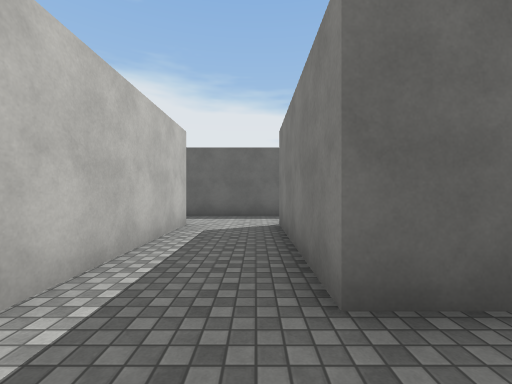
View 1 (above)

23 first-person views from a walk through a scene from a Unity 3-D project. The camera is 1.4 m above the floor, looks level and sees 90° across. The floor is counted in squares, 2 m on a side. Each view is taken from the middle of a square. On the plan, view 1 faces up. The plan holds only what a view shows up to about 9 squares ahead; the rest is blank. The place goes on beyond the plan. Surface patterns are stand-ins for the level's own textures.

View 2
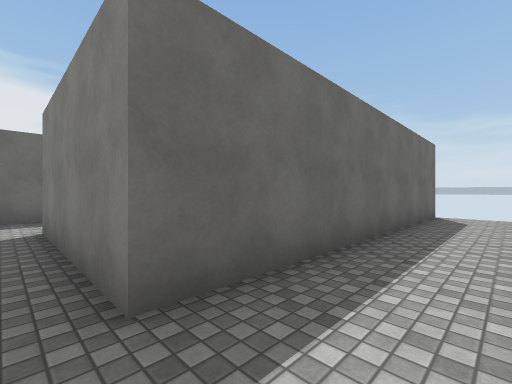

View 3
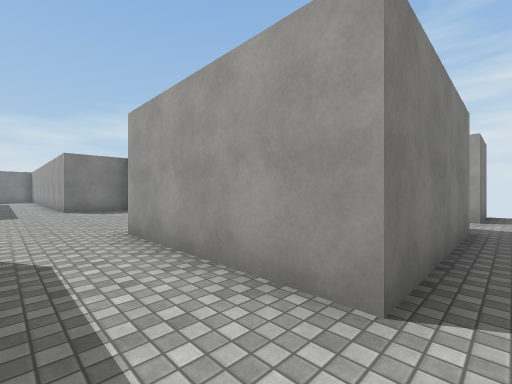

View 4
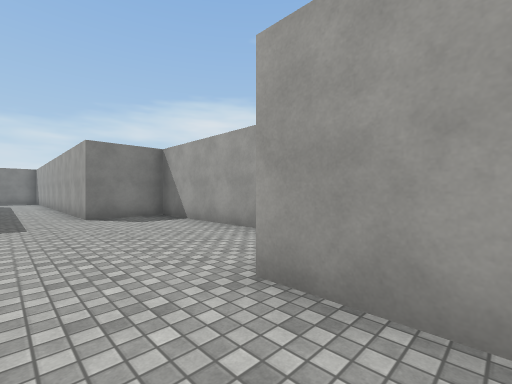

View 5
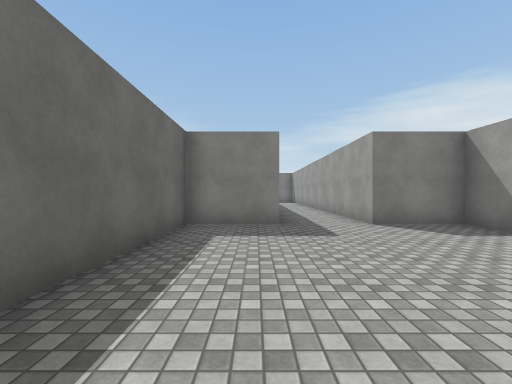

View 6
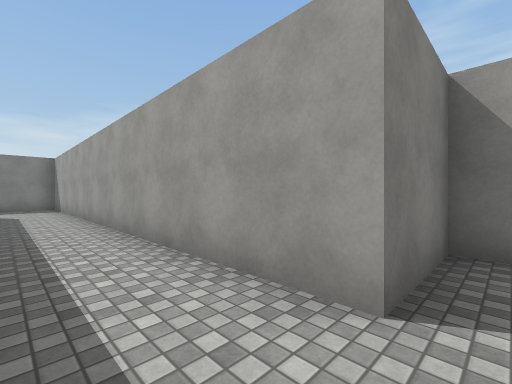

View 7
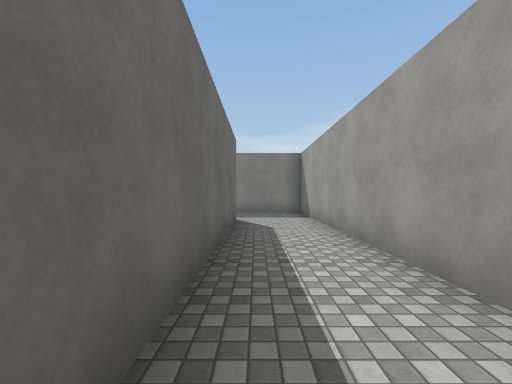

View 8
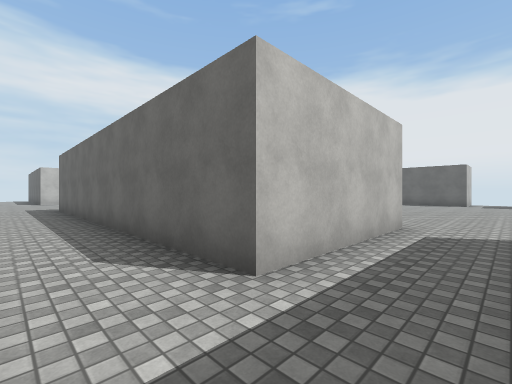

View 9
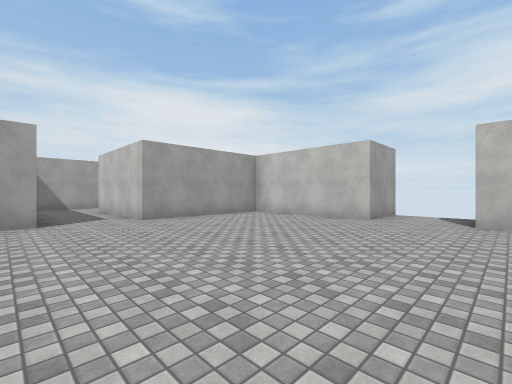

View 10
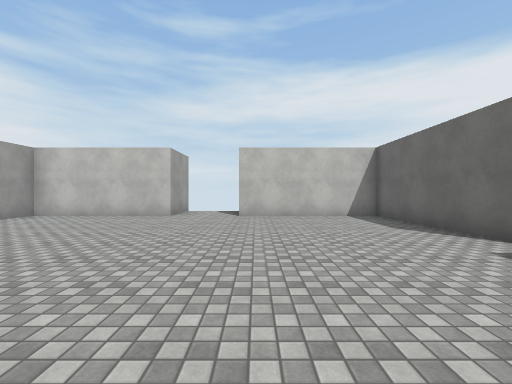

View 11
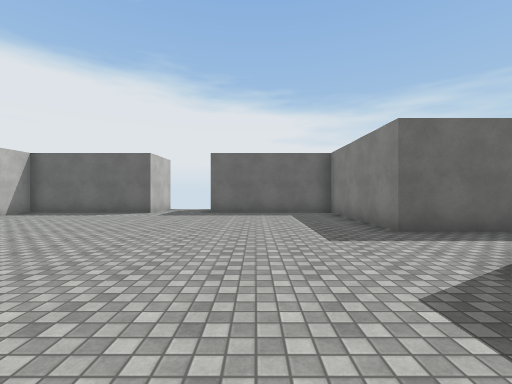

View 12
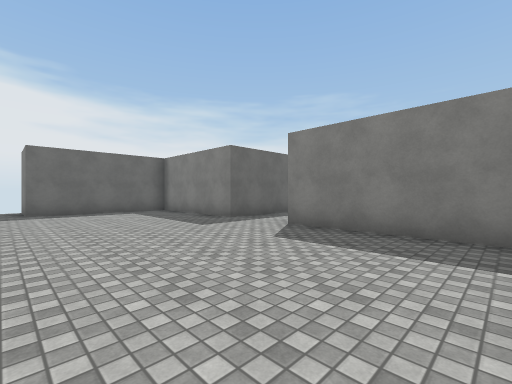

View 13
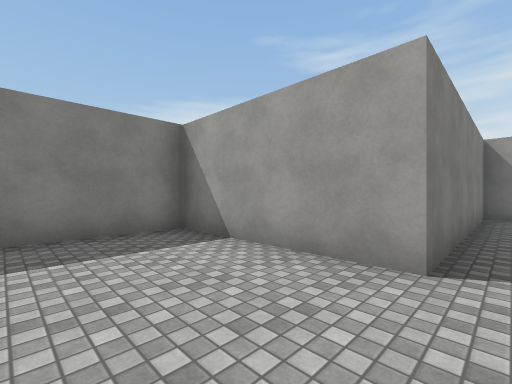

View 14
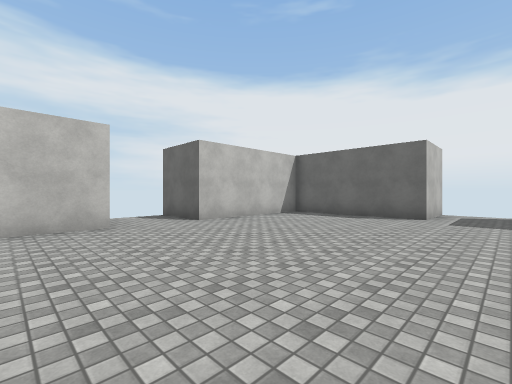

View 15
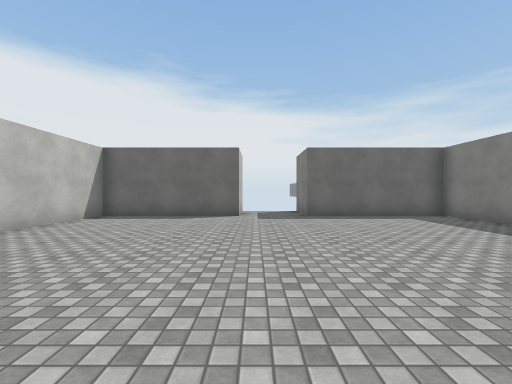

View 16
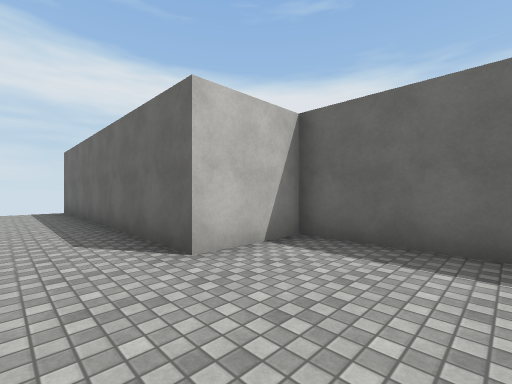

View 17
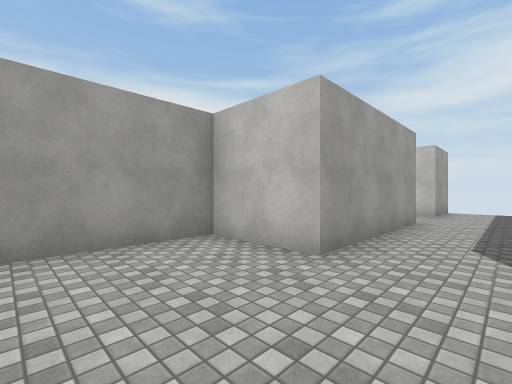

View 18
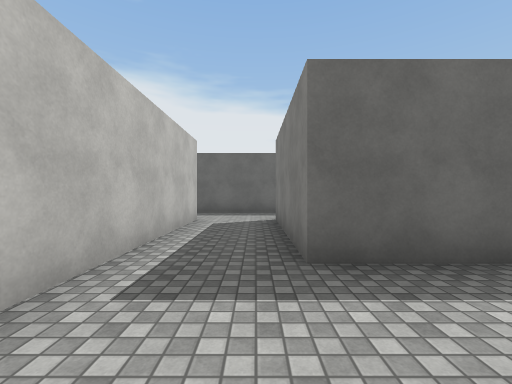

View 19
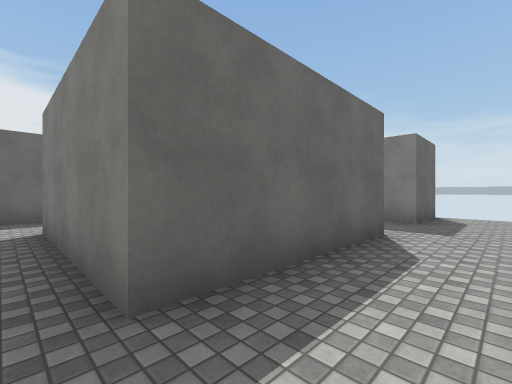

View 20
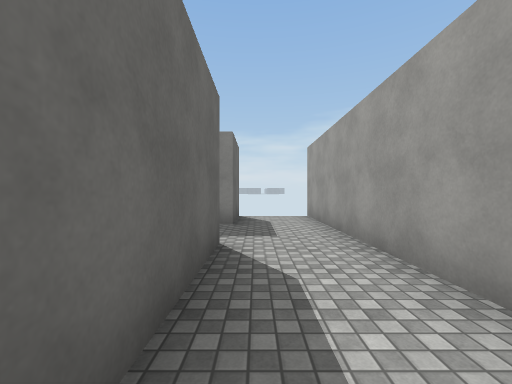

View 21
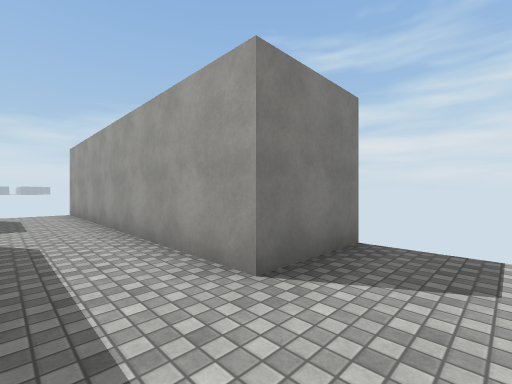

View 22
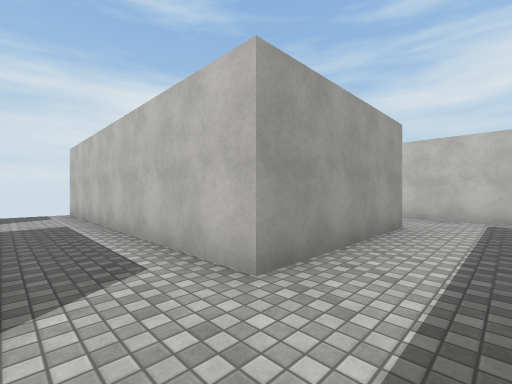

View 23
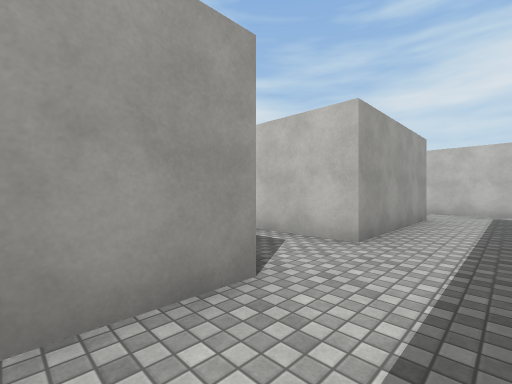

### Floor plan
Ten units are one square. View 1 is at (0, 0); x grows to the right and y downward. Boxes are objects, and circles mark ways between rooms. Rooms are numbered by the first view taken in them; rooms with no view inside come last. Other rooms are left out.
<svg viewBox="-40 -239 330 329">
<path fill="none" stroke="#000" d="M86 -15 5 -15 5 -55 45 -55 45 -35 105 -35 105 -55 225 -55 225 -115M105 -74 105 -95 45 -95 45 -75 -35 -75M105 45 65 45 65 5 80 5M5 25 5 5 45 5 45 85M146 45 125 45 125 37M-34 -55 -15 -55 -15 11M65 85 65 65 145 65M205 -115 205 -75 109 -75M225 -115 265 -115 265 -155M205 -234 205 -215 165 -215 165 -175 145 -175M145 -155 165 -155 165 -115 205 -115M285 -175 265 -175 265 -215 225 -215 225 -231"/>
<circle cx="215" cy="-110" r="3" fill="#2a7"/>
<text x="80" y="-40">1</text>
<text x="210" y="-170">2</text>
</svg>
Room 1 opens to room 2.

Where each view was taken, in squares from view 1:
view 1: 0 up, 0 right, facing up
view 2: 0 up, 0 right, facing up-right
view 3: 7 up, 0 right, facing down-right
view 4: 7 up, 3 right, facing down-right
view 5: 8 up, 5 right, facing right
view 6: 7 up, 10 right, facing down-right
view 7: 7 up, 14 right, facing right
view 8: 6 up, 22 right, facing up-left
view 9: 18 up, 23 right, facing down-left
view 10: 18 up, 24 right, facing left
view 11: 13 up, 24 right, facing up
view 12: 12 up, 22 right, facing up-right
view 13: 14 up, 22 right, facing down-right
view 14: 14 up, 22 right, facing up-left
view 15: 14 up, 21 right, facing up
view 16: 6 up, 7 right, facing up-left
view 17: 7 up, 7 right, facing down-left
view 18: 7 down, 6 right, facing up
view 19: 6 down, 6 right, facing up-right
view 20: 5 down, 7 right, facing right
view 21: 5 down, 5 right, facing down-right
view 22: 1 up, 6 right, facing down-left
view 23: 1 up, 8 right, facing down-left
